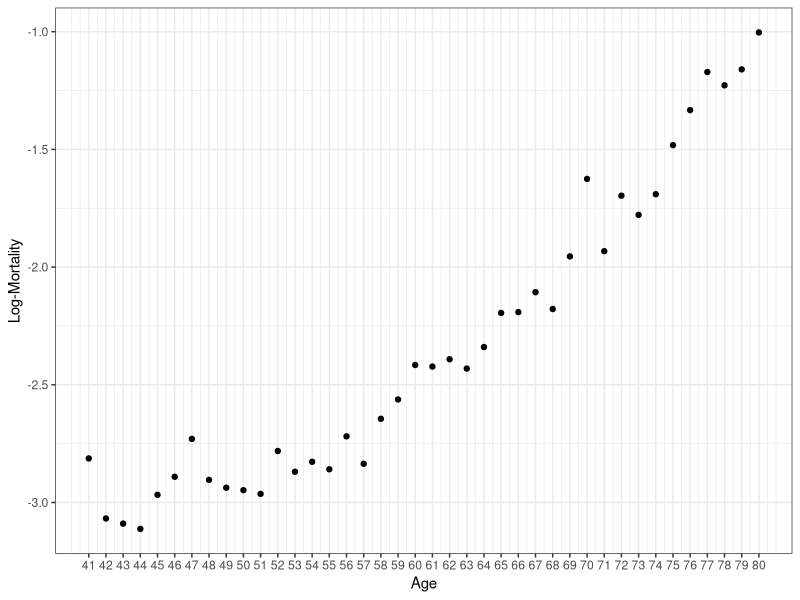
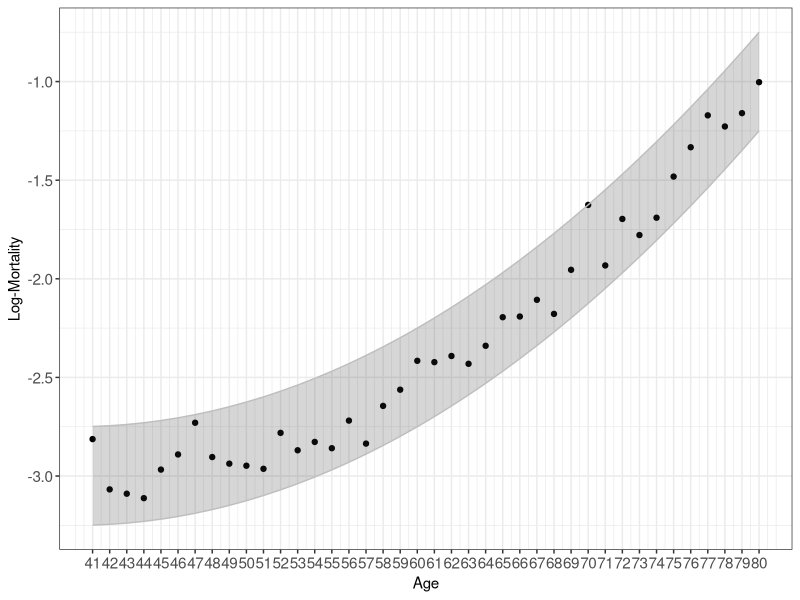
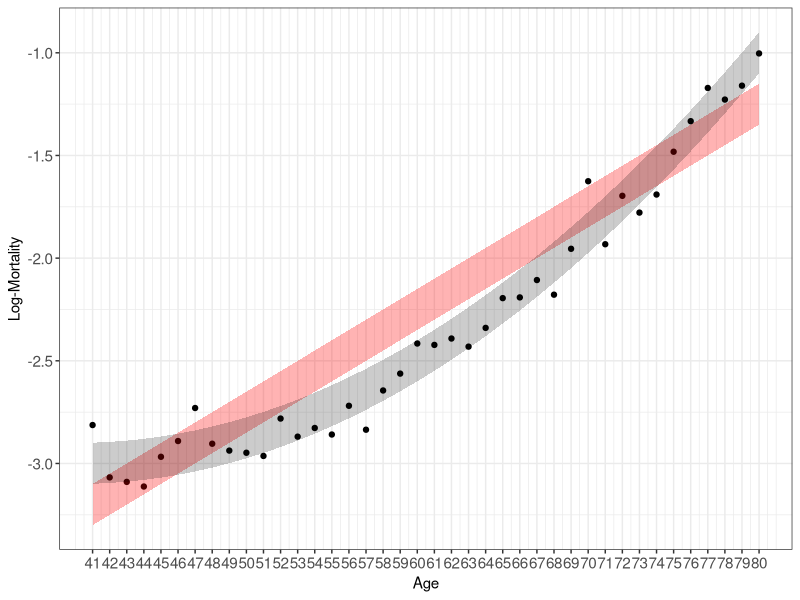
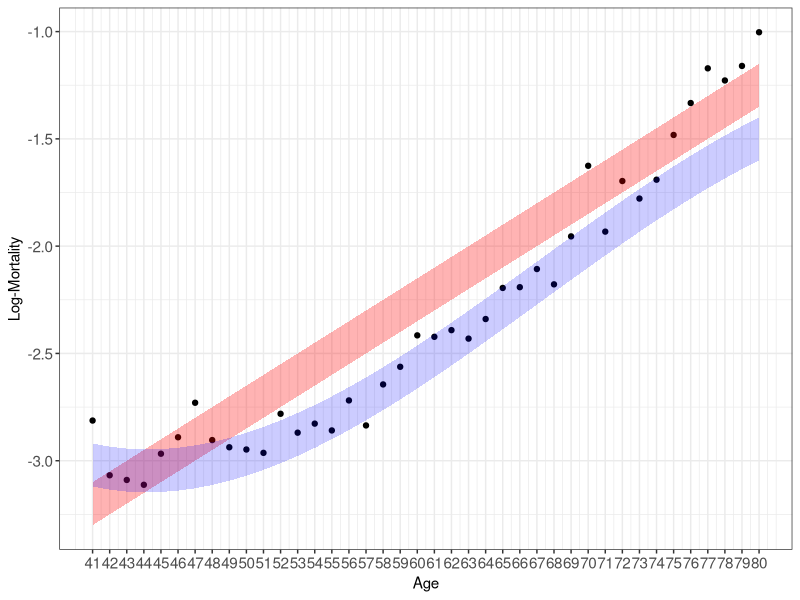
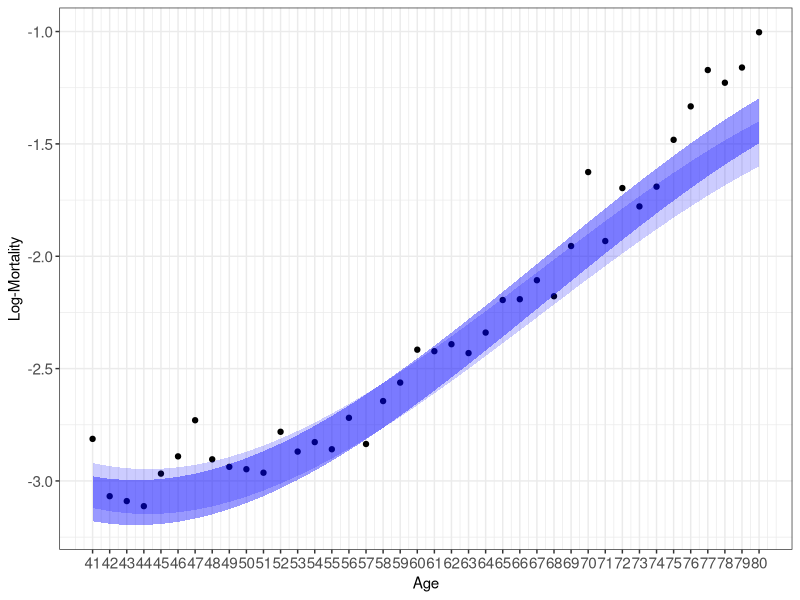
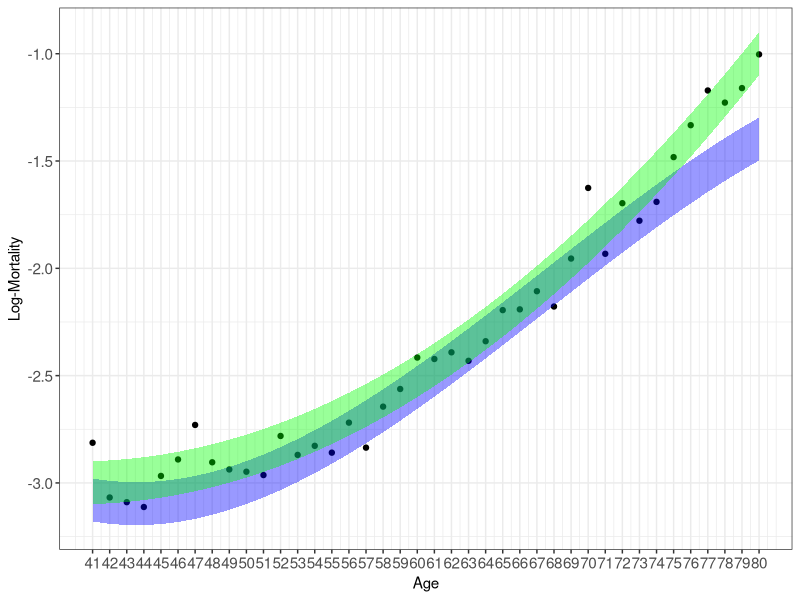
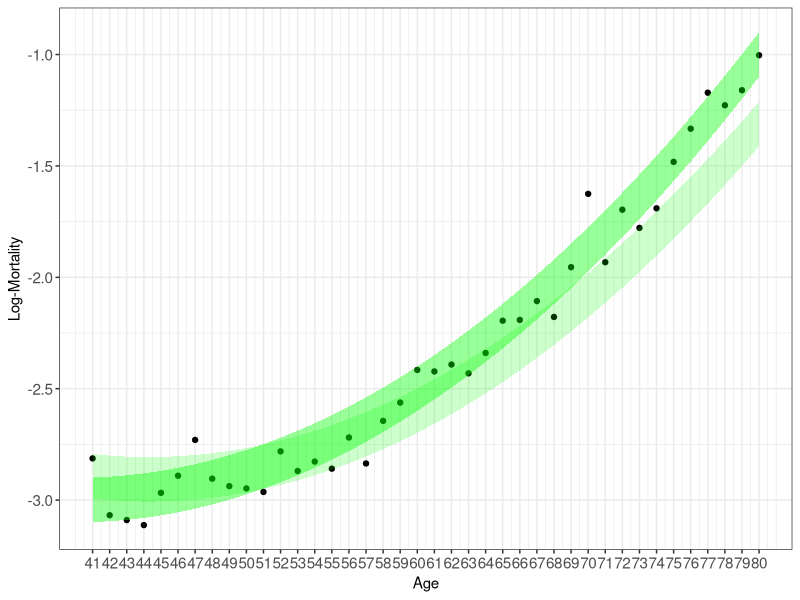
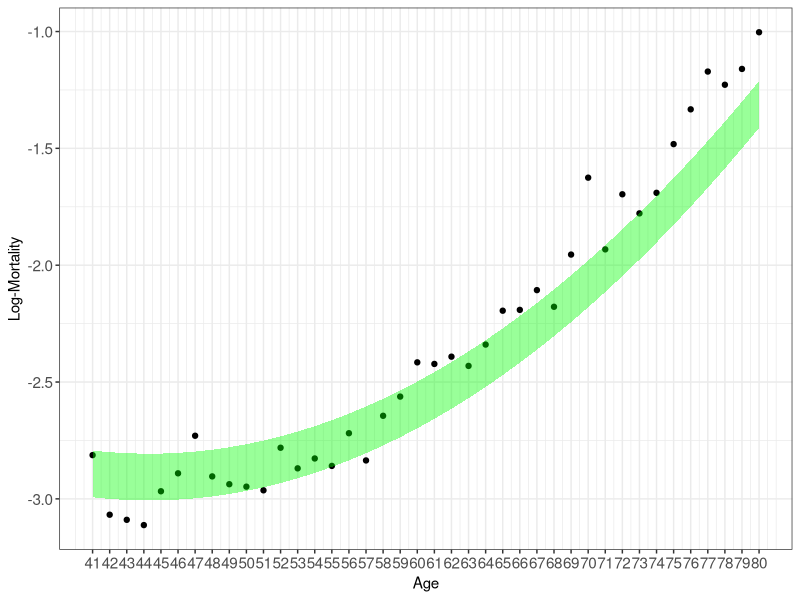

Source code (R) for these figures, in order: (Note: this script raises an error after producing the figures.)
library(ggplot2)

X <- 1:40
ages <- 40 + X

abc <- c(-3, 0, 0.00125)

X_cov <- cbind(1, X, X^2)

y_true <- X_cov %*% abc

y_mort <- y_true + rnorm(length(X), sd = .1)

qplot(X, y_mort) + 
  theme_bw() + 
  xlab("Age") + scale_x_continuous(breaks = X, labels = ages) + 
  ylab("Log-Mortality")


# additional models

# model 1
{
  X_cov <- cbind(1, X, X^2)
  abc <- c(-3.25, 1/20, 0)
  y_mort1 <- X_cov %*% abc
  abc_err <- abc + rnorm(length(abc), sd = c(.1, .005, exp(-50))) 
  y_mort1_err <- X_cov %*% abc_err
  
  predictions1_CI1 <- y_mort1 - .1
  predictions1_CI2 <- y_mort1 + .1
  predictions1_err_CI1 <- y_mort1_err - .1
  predictions1_err_CI2 <- y_mort1_err + .1  
}

# model 2
{
  set.seed(1)
  abc <- c(-3, -139/6000, 179 / 60000, -11 / 300000)
  X_cov <- cbind(1, X, X^2, X^3)
  y_mort2 <- X_cov %*% abc
  
  abc_err <- abc + rnorm(length(abc), sd = c(.1, exp(-4), exp(-15), exp(-15))) 
  y_mort2_err <- X_cov %*% abc_err
  
  predictions2_CI1 <- y_mort2 - .1
  predictions2_CI2 <- y_mort2 + .1
  predictions2_err_CI1 <- y_mort2_err - .1
  predictions2_err_CI2 <- y_mort2_err + .1  
}

# model 3
{
  set.seed(20)
  abc <- c(-3, 0, 0.00125)
  X_cov <- cbind(1, X, X^2)
  y_mort3 <- X_cov %*% abc
  abc_err <- abc + rnorm(length(abc), sd = c(.1, exp(-4), exp(-15))) 
  y_mort3_err <- X_cov %*% abc_err
  
  predictions3_CI1 <- y_mort3 - .1
  predictions3_CI2 <- y_mort3 + .1
  predictions3_err_CI1 <- y_mort3_err - .1
  predictions3_err_CI2 <- y_mort3_err + .1  
}

# model 4
{
  y_mort4 <- y_mort
  y_mort4_err <- y_mort + rnorm(length(y_mort), sd = .2)
  
  predictions4_CI1 <- y_mort4 - .1
  predictions4_CI2 <- y_mort4 + .1
  predictions4_err_CI1 <- y_mort4_err - .1
  predictions4_err_CI2 <- y_mort4_err + .1  
}

# prediction error
{
  
  predictions_CI1 <- y_true - .02
  predictions_CI2 <- y_true + .02
  
  ggplot() + 
    geom_point(data = NULL, 
               aes(x = X, 
                   y = y_mort)) + 
    geom_ribbon(data = NULL, 
                aes(x = X, 
                    ymin = predictions_CI1,
                    ymax = predictions_CI2), color = "grey", alpha = .2) + 
    theme_bw() + 
    xlab("Age") + scale_x_continuous(breaks = X, labels = ages) + 
    ylab("Log-Mortality") + 
    theme(axis.text = element_text(size = 11)) 
  
  predictions_CI1 <- y_true - .25
  predictions_CI2 <- y_true + .25
  
  ggplot() + 
    geom_point(data = NULL, 
               aes(x = X, 
                   y = y_mort)) + 
    geom_ribbon(data = NULL, 
                aes(x = X, 
                    ymin = predictions_CI1,
                    ymax = predictions_CI2), color = "grey", alpha = .2) + 
    theme_bw() + 
    xlab("Age") + scale_x_continuous(breaks = X, labels = ages) + 
    ylab("Log-Mortality")  + 
    theme(axis.text = element_text(size = 11))
}

# model error
{
  ggplot() + 
    geom_point(data = NULL, 
               aes(x = X, 
                   y = y_mort)) + 
    geom_ribbon(data = NULL, 
                aes(x = X, 
                    ymin = predictions1_CI1,
                    ymax = predictions1_CI2), fill = "red", alpha = .3) +
    # geom_ribbon(data = NULL, 
    #             aes(x = X, 
    #                 ymin = predictions2_CI1,
    #                 ymax = predictions2_CI2), fill = "blue", alpha = .2) +
    geom_ribbon(data = NULL, 
                aes(x = X, 
                    ymin = predictions3_CI1,
                    ymax = predictions3_CI2), fill = "black", alpha = .2) +
    theme_bw() + 
    xlab("Age") + scale_x_continuous(breaks = X, labels = ages) + 
    ylab("Log-Mortality") + 
    theme(axis.text = element_text(size = 11))
  
  ggsave("plot1.jpeg")
}

# rjmcmc 1

{
  ggplot() + 
    geom_point(data = NULL, 
               aes(x = X, 
                   y = y_mort)) + 
    geom_ribbon(data = NULL, 
                aes(x = X, 
                    ymin = predictions1_CI1,
                    ymax = predictions1_CI2), fill = "red", alpha = .3) +
    geom_ribbon(data = NULL, 
                aes(x = X, 
                    ymin = predictions2_CI1,
                    ymax = predictions2_CI2), fill = "blue", alpha = .2) +
    # geom_text(data = NULL, aes(label = "Model 1", x = 30, y = -1.6), size = 5, color = "red") + 
    # geom_text(data = NULL, aes(label = "Model 2", x = 31, y = -2), size = 5, color = "blue") + 
    theme_bw() + 
    xlab("Age") + scale_x_continuous(breaks = X, labels = ages) + 
    ylab("Log-Mortality") + 
    theme(axis.text = element_text(size = 11))  
  
  ggsave("plot1.jpeg")
}

# rjmcmc 2

{
  ggplot() + 
    geom_point(data = NULL, 
               aes(x = X, 
                   y = y_mort)) + 
    geom_ribbon(data = NULL, 
                aes(x = X, 
                    ymin = predictions2_err_CI1,
                    ymax = predictions2_err_CI2), fill = "blue", alpha = .4) +
    geom_ribbon(data = NULL, 
                aes(x = X, 
                    ymin = predictions2_CI1,
                    ymax = predictions2_CI2), fill = "blue", alpha = .2) +
    theme_bw() + 
    xlab("Age") + scale_x_continuous(breaks = X, labels = ages) + 
    ylab("Log-Mortality") + 
    theme(axis.text = element_text(size = 11))  
  
  ggsave("plot1.jpeg")
}

# rjmcmc 3

{
  ggplot() + 
    geom_point(data = NULL, 
               aes(x = X, 
                   y = y_mort)) + 
    geom_ribbon(data = NULL, 
                aes(x = X, 
                    ymin = predictions2_err_CI1,
                    ymax = predictions2_err_CI2), fill = "blue", alpha = .4) +
    geom_ribbon(data = NULL, 
                aes(x = X, 
                    ymin = predictions3_CI1,
                    ymax = predictions3_CI2), fill = "green", alpha = .4) +
    theme_bw() + 
    xlab("Age") + scale_x_continuous(breaks = X, labels = ages) + 
    ylab("Log-Mortality") + 
    theme(axis.text = element_text(size = 11))  
  
  ggsave("plot1.jpeg")
}

# rjmcmc 4

{
  ggplot() + 
    geom_point(data = NULL, 
               aes(x = X, 
                   y = y_mort)) + 
    geom_ribbon(data = NULL, 
                aes(x = X, 
                    ymin = predictions3_CI1,
                    ymax = predictions3_CI2), fill = "green", alpha = .4) +
    geom_ribbon(data = NULL, 
                aes(x = X, 
                    ymin = predictions3_err_CI1,
                    ymax = predictions3_err_CI2), fill = "green", alpha = .2) +
    theme_bw() + 
    xlab("Age") + scale_x_continuous(breaks = X, labels = ages) + 
    ylab("Log-Mortality") + 
    theme(axis.text = element_text(size = 11))  
  
  ggsave("plot1.jpeg")
}

# rjmcmc 5

{
  ggplot() + 
    geom_point(data = NULL, 
               aes(x = X, 
                   y = y_mort)) + 
    geom_ribbon(data = NULL, 
                aes(x = X, 
                    ymin = predictions3_err_CI1,
                    ymax = predictions3_err_CI2), fill = "green", alpha = .4) +
    # geom_ribbon(data = NULL, 
    #             aes(x = X, 
    #                 ymin = predictions3_err_CI1,
    #                 ymax = predictions3_err_CI2), fill = "green", alpha = .2) +
    theme_bw() + 
    xlab("Age") + scale_x_continuous(breaks = X, labels = ages) + 
    ylab("Log-Mortality") + 
    theme(axis.text = element_text(size = 11))  
  
  ggsave("plot1.jpeg")
}

# rjmcmc 6

{
  ggplot() + 
    geom_point(data = NULL, 
               aes(x = X, 
                   y = y_mort)) + 
    geom_ribbon(data = NULL, 
                aes(x = X, 
                    ymin = predictions3_err_CI1,
                    ymax = predictions3_err_CI2), fill = "green", alpha = .4) +
    geom_ribbon(data = NULL,
                aes(x = X,
                    ymin = predictions4_CI1,
                    ymax = predictions4_CI2), fill = "yellow", alpha = .5) +
    theme_bw() + 
    xlab("Age") + scale_x_continuous(breaks = X, labels = ages) + 
    ylab("Log-Mortality") + 
    theme(axis.text = element_text(size = 11))  
  
  ggsave("plot1.jpeg")
}

# rjmcmc 7

{
  ggplot() + 
    geom_point(data = NULL, 
               aes(x = X, 
                   y = y_mort)) + 
    geom_ribbon(data = NULL, 
                aes(x = X, 
                    ymin = predictions4_err_CI1,
                    ymax = predictions4_err_CI2), fill = "yellow", alpha = .2) +
    geom_ribbon(data = NULL,
                aes(x = X,
                    ymin = predictions4_CI1,
                    ymax = predictions4_CI2), fill = "yellow", alpha = .5) +
    theme_bw() + 
    xlab("Age") + scale_x_continuous(breaks = X, labels = ages) + 
    ylab("Log-Mortality") + 
    theme(axis.text = element_text(size = 11))  
  
  ggsave("plot1.jpeg")
}

# rjmcmc 8

{
  ggplot() + 
    geom_ribbon(data = NULL, 
                aes(x = X, 
                    ymin = predictions4_CI1,
                    ymax = predictions4_CI2), fill = "yellow", alpha = .8) +
    geom_point(data = NULL, 
               aes(x = X, 
                   y = y_mort)) + 
    # geom_ribbon(data = NULL,
    #             aes(x = X,
    #                 ymin = predictions4_CI1,
    #                 ymax = predictions4_CI2), fill = "blue", alpha = .5) +
    theme_bw() + 
    xlab("Age") + scale_x_continuous(breaks = X, labels = ages) + 
    ylab("Log-Mortality") + 
    theme(axis.text = element_text(size = 11))  
  
  ggsave("plot1.jpeg")
}


# model and precition error

abc <- c(-3.25, 1/20, 0)

abc_err <- abc + rnorm(length(abc), sd ) 

X_cov <- cbind(1, X, X^2)

y_mort1 <- X_cov %*% abc

abc <- c(-3, -139/6000, 179 / 60000, -11 / 300000)

X_cov <- cbind(1, X, X^2, X^3)

y_mort2 <- X_cov %*% abc

predictions1_CI1 <- y_mort1 - .1
predictions1_CI2 <- y_mort1 + .1
predictions2_CI1 <- y_mort2 - .1
predictions2_CI2 <- y_mort2 + .1

ggplot() + 
  geom_point(data = NULL, 
             aes(x = X, 
                 y = y_mort)) + 
  geom_ribbon(data = NULL, 
              aes(x = X, 
                  ymin = predictions1_CI1,
                  ymax = predictions1_CI2), fill = "red", alpha = .3) +
  geom_ribbon(data = NULL, 
              aes(x = X, 
                  ymin = predictions2_CI1,
                  ymax = predictions2_CI2), fill = "blue", alpha = .2) +
  theme_bw() + 
  xlab("Age") + scale_x_continuous(breaks = X, labels = ages) + 
  ylab("Log-Mortality") + 
  theme(axis.text = element_text(size = 11))

# model error

abc <- c(-3.25, 1/20, 0)

X_cov <- cbind(1, X, X^2)

y_mort1 <- X_cov %*% abc

abc <- c(-3, -139/6000, 179 / 60000, -11 / 300000)

X_cov <- cbind(1, X, X^2, X^3)

y_mort2 <- X_cov %*% abc

predictions1_CI1 <- y_mort1 - .1
predictions1_CI2 <- y_mort1 + .1
predictions2_CI1 <- y_mort2 - .1
predictions2_CI2 <- y_mort2 + .1

ggplot() + 
  geom_point(data = NULL, 
             aes(x = X, 
                 y = y_mort)) + 
  geom_ribbon(data = NULL, 
              aes(x = X, 
                  ymin = predictions1_CI1,
                  ymax = predictions1_CI2), fill = "red", alpha = .3) +
  geom_ribbon(data = NULL, 
              aes(x = X, 
                  ymin = predictions2_CI1,
                  ymax = predictions2_CI2), fill = "blue", alpha = .2) +
  theme_bw() + 
  xlab("Age") + scale_x_continuous(breaks = X, labels = ages) + 
  ylab("Log-Mortality") + 
  theme(axis.text = element_text(size = 11))

# model error with true

predictions3_CI1 <- y_true - .1
predictions3_CI2 <- y_true + .1

predictions4_CI1 <- y_mort - .1
predictions4_CI2 <- y_mort + .1

ggplot() + 
  # geom_ribbon(data = NULL,
  #             aes(x = X,
  #                 ymin = predictions3_CI1,
  #                 ymax = predictions3_CI2), fill = "grey", alpha = .6) +
  geom_ribbon(data = NULL,
              aes(x = X,
                  ymin = predictions4_CI1,
                  ymax = predictions4_CI2), fill = "grey", alpha = .6) +
  # geom_ribbon(data = NULL, 
              # aes(x = X, 
                  # ymin = predictions1_CI1,
                  # ymax = predictions1_CI2), fill = "red", alpha = .3) +
  # geom_ribbon(data = NULL, 
  #             aes(x = X, 
  #                 ymin = predictions2_CI1,
  #                 ymax = predictions2_CI2), fill = "blue", alpha = .2) +
  geom_point(data = NULL, 
             aes(x = X, 
                 y = y_mort)) + 
  theme_bw() + 
  xlab("Age") + scale_x_continuous(breaks = X, labels = ages) + 
  ylab("Log-Mortality") + 
  theme(axis.text = element_text(size = 11))

# rjmcmc

predCurrent1 <- predictions3_CI1
predCurrent2 <- predictions3_CI2

ggplot() + 
  # geom_ribbon(data = NULL,
  #             aes(x = X,
  #                 ymin = predictions3_CI1,
  #                 ymax = predictions3_CI2), fill = "grey", alpha = .6) +
  geom_ribbon(data = NULL,
              aes(x = X,
                  ymin = predCurrent1,
                  ymax = predCurrent2), fill = "grey", alpha = .5) +
 # geom_ribbon(data = NULL, 
              # aes(x = X, 
                  # ymin = predictions1_CI1,
                  # ymax = predictions1_CI2), fill = "red", alpha = .3) +
  # geom_ribbon(data = NULL, 
  #             aes(x = X, 
  #                 ymin = predictions2_CI1,
  #                 ymax = predictions2_CI2), fill = "blue", alpha = .2) +
  
  geom_point(data = NULL, 
             aes(x = X, 
                 y = y_mort)) + 
  ylim(c(-3.4, -.7)) + 
  theme_bw() + 
  xlab("Age") + scale_x_continuous(breaks = X, labels = ages) + 
  ylab("Log-Mortality") + 
  theme(axis.text = element_text(size = 11))

ggsave("plot1.jpeg")

# predictions

subExcl <- 30:33

predCurrent1 <- predictions2_CI1
predCurrent2 <- predictions2_CI2

ggplot() + 
  # geom_ribbon(data = NULL,
  #             aes(x = X,
  #                 ymin = predictions3_CI1,
  #                 ymax = predictions3_CI2), fill = "grey", alpha = .6) +
  geom_ribbon(data = NULL,
              aes(x = X[-subExcl],
                  ymin = predictions1_CI1[-subExcl],
                  ymax = predictions1_CI2[-subExcl]), fill = "blue", alpha = .3) +
  geom_ribbon(data = NULL,
              aes(x = X[-subExcl],
                  ymin = predictions2_CI1[-subExcl],
                  ymax = predictions2_CI2[-subExcl]), fill = "red", alpha = .3) +
  geom_ribbon(data = NULL,
              aes(x = X[-subExcl],
                  ymin = predictions3_CI1[-subExcl],
                  ymax = predictions3_CI2[-subExcl]), fill = "yellow", alpha = .3) +
  geom_ribbon(data = NULL,
              aes(x = X[-subExcl],
                  ymin = predictions4_CI1[-subExcl],
                  ymax = predictions4_CI2[-subExcl]), fill = "green", alpha = .3) +
  geom_rect(aes(xmin=30, xmax=33, ymin=-Inf, ymax=Inf), fill = "black",
            fill = "black", alpha = .2) +
  # geom_ribbon(data = NULL, 
              # aes(x = X, 
                  # ymin = predictions1_CI1,
                  # ymax = predictions1_CI2), fill = "red", alpha = .3) +
  # geom_ribbon(data = NULL, 
  #             aes(x = X, 
  #                 ymin = predictions2_CI1,
  #                 ymax = predictions2_CI2), fill = "blue", alpha = .2) +
  geom_point(data = NULL, 
             aes(x = X[-subExcl], 
                 y = y_mort[-subExcl])) + 
  theme_bw() + 
  xlab("Age") + scale_x_continuous(breaks = X, labels = ages) + 
  ylab("Log-Mortality") + 
  theme(axis.text = element_text(size = 11))

ggsave("plot1.jpeg")
